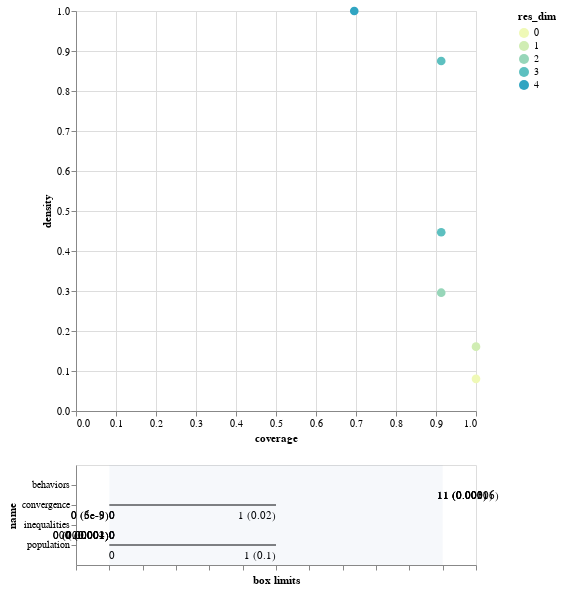

Notebook code for this chart:
### Markdown cell above
# SSP4

### Code cell
from ema_workbench.analysis import prim
from ema_workbench.util import ema_logging
import matplotlib.pyplot as plt

x = df_rozenberg.iloc[:,0:7] 
y = df_rozenberg.iloc[:,10].values >=1

prim_alg = prim.Prim(x, y, threshold=0.8, peel_alpha=0.1)
box1 = prim_alg.find_box()

box1.show_tradeoff()
print(box1.resample(4))
box1.inspect(4)
box1.inspect(4, style='graph')

plt.show()
box1.inspect_tradeoff()

### Figure 1 — Vega-Lite specification as saved in the notebook (floating-point values rounded to 4 significant figures)
{"config": {"view": {"continuousWidth": 400, "continuousHeight": 300}}, "vconcat": [{"data": {"name": "data-0ae69af40f66dd131ecb6ef9ad39eedc"}, "mark": {"type": "circle", "size": 75}, "encoding": {"color": {"type": "ordinal", "field": "res_dim", "scale": {"range": ["#eff9b6", "#d0edb3", "#97d6b9", "#5dc0c0", "#31a5c2", "#1f80b8", "#2354a3", "#21318d"]}}, "opacity": {"condition": {"value": 1, "selection": "selector004"}, "value": 0.4}, "tooltip": [{"type": "ordinal", "field": "id"}, {"type": "quantitative", "field": "coverage", "format": ".2"}, {"type": "quantitative", "field": "density", "format": ".2"}, {"type": "ordinal", "field": "res_dim"}], "x": {"type": "quantitative", "field": "coverage"}, "y": {"type": "quantitative", "field": "density"}}, "height": 400, "selection": {"selector004": {"type": "single", "fields": ["id"]}}, "width": 400}, {"layer": [{"data": {"name": "data-8781c1ff7b30627a7f3b6598216f6a4d"}, "mark": "rule", "encoding": {"x": {"type": "quantitative", "axis": {"grid": false, "labels": false, "title": "box limits"}, "field": "x_lower", "scale": {"domain": [0, 1], "padding": 0.1}}, "x2": {"field": "x_upper"}, "y": {"type": "nominal", "field": "name", "scale": {"padding": 1.0}}}, "transform": [{"calculate": "(datum.x1-datum.minimum)/(datum.maximum-datum.minimum)", "as": "x_lower"}, {"calculate": "(datum.x2-datum.minimum)/(datum.maximum-datum.minimum)", "as": "x_upper"}, {"filter": {"selection": "selector004"}}], "width": 400}, {"data": {"name": "data-8781c1ff7b30627a7f3b6598216f6a4d"}, "mark": {"type": "text", "align": "left", "baseline": "top", "dy": 5}, "encoding": {"text": {"type": "ordinal", "field": "text"}, "x": {"type": "quantitative", "axis": {"grid": false, "labels": false, "title": "box limits"}, "field": "x_lower", "scale": {"domain": [0, 1], "padding": 0.1}}, "x2": {"field": "x_upper"}, "y": {"type": "nominal", "field": "name", "scale": {"padding": 1.0}}}, "transform": [{"calculate": "(datum.x1-datum.minimum)/(datum.maximum-datum.minimum)", "as": "x_lower"}, {"calculate": "(datum.x2-datum.minimum)/(datum.maximum-datum.minimum)", "as": "x_upper"}, {"filter": {"selection": "selector004"}}, {"calculate": "datum.qp_lower>0?format(datum.x1, \".2\")+\" (\"+format(datum.qp_lower, \".1~g\")+\")\" :format(datum.x1, \".2\")", "as": "text"}], "width": 400}, {"data": {"name": "data-8781c1ff7b30627a7f3b6598216f6a4d"}, "mark": {"type": "text", "align": "right", "baseline": "top", "dy": 5}, "encoding": {"text": {"type": "ordinal", "field": "text"}, "x": {"type": "quantitative", "field": "x_upper"}, "x2": {"field": "x_upper"}, "y": {"type": "nominal", "field": "name", "scale": {"padding": 1.0}}}, "transform": [{"calculate": "(datum.x1-datum.minimum)/(datum.maximum-datum.minimum)", "as": "x_lower"}, {"calculate": "(datum.x2-datum.minimum)/(datum.maximum-datum.minimum)", "as": "x_upper"}, {"filter": {"selection": "selector004"}}, {"calculate": "datum.qp_upper>0?format(datum.x2, \".2\")+\" (\"+format(datum.qp_upper, \".1\")+\")\" :format(datum.x2, \".2\")", "as": "text"}], "width": 400}, {"data": {"name": "data-bb8d07f6df3d47a6a475317795287b23"}, "mark": {"type": "rect", "opacity": 0.05}, "encoding": {"x": {"type": "quantitative", "field": "start"}, "x2": {"field": "end"}}}, {"data": {"name": "data-d751713988987e9331980363e24189ce"}, "mark": "point", "encoding": {"x": {"type": "quantitative", "field": "x"}, "y": {"type": "nominal", "field": "name"}}, "transform": [{"filter": {"selection": "selector004"}}], "width": 400}, {"data": {"name": "data-d751713988987e9331980363e24189ce"}, "mark": {"type": "text", "align": "center", "baseline": "top", "dy": 5}, "encoding": {"text": {"type": "nominal", "field": "item"}, "x": {"type": "quantitative", "field": "x"}, "y": {"type": "nominal", "field": "name"}}, "transform": [{"filter": {"selection": "selector004"}}], "width": 400}]}], "$schema": "https://vega.github.io/schema/vega-lite/v4.8.1.json", "datasets": {"data-0ae69af40f66dd131ecb6ef9ad39eedc": [{"coverage": 1.0, "density": 0.08042, "id": 0, "mass": 1.0, "mean": 0.08042, "res_dim": 0}, {"coverage": 1.0, "density": 0.1608, "id": 1, "mass": 0.5, "mean": 0.1608, "res_dim": 1}, {"coverage": 0.913, "density": 0.2958, "id": 2, "mass": 0.2483, "mean": 0.2958, "res_dim": 2}, {"coverage": 0.913, "density": 0.4468, "id": 3, "mass": 0.1643, "mean": 0.4468, "res_dim": 3}, {"coverage": 0.913, "density": 0.875, "id": 4, "mass": 0.08392, "mean": 0.875, "res_dim": 3}, {"coverage": 0.6957, "density": 1.0, "id": 5, "mass": 0.05594, "mean": 1.0, "res_dim": 4}], "data-8781c1ff7b30627a7f3b6598216f6a4d": [{"x1": 0.0, "x2": 0.0, "name": "inequalities", "id": 1, "minimum": 0.0, "maximum": 1.0, "qp_lower": -1.0, "qp_upper": 0.001099}, {"x1": 0.0, "x2": 0.0, "name": "inequalities", "id": 2, "minimum": 0.0, "maximum": 1.0, "qp_lower": -1.0, "qp_upper": 0.001096}, {"x1": 1.0, "x2": 1.0, "name": "behaviors", "id": 2, "minimum": 0.0, "maximum": 1.0, "qp_lower": 0.003161, "qp_upper": -1.0}, {"x1": 0.0, "x2": 0.0, "name": "inequalities", "id": 3, "minimum": 0.0, "maximum": 1.0, "qp_lower": -1.0, "qp_upper": 0.0003908}, {"x1": 0.0, "x2": 1.0, "name": "convergence", "id": 3, "minimum": 0.0, "maximum": 2.0, "qp_lower": -1.0, "qp_upper": 0.01527}, {"x1": 1.0, "x2": 1.0, "name": "behaviors", "id": 3, "minimum": 0.0, "maximum": 1.0, "qp_lower": 0.001208, "qp_upper": -1.0}, {"x1": 0.0, "x2": 0.0, "name": "inequalities", "id": 4, "minimum": 0.0, "maximum": 1.0, "qp_lower": -1.0, "qp_upper": 1.158e-05}, {"x1": 0.0, "x2": 0.0, "name": "convergence", "id": 4, "minimum": 0.0, "maximum": 2.0, "qp_lower": -1.0, "qp_upper": 5.815e-09}, {"x1": 1.0, "x2": 1.0, "name": "behaviors", "id": 4, "minimum": 0.0, "maximum": 1.0, "qp_lower": 6.337e-05, "qp_upper": -1.0}, {"x1": 0.0, "x2": 0.0, "name": "inequalities", "id": 5, "minimum": 0.0, "maximum": 1.0, "qp_lower": -1.0, "qp_upper": 1.526e-05}, {"x1": 0.0, "x2": 0.0, "name": "convergence", "id": 5, "minimum": 0.0, "maximum": 2.0, "qp_lower": -1.0, "qp_upper": 3.254e-08}, {"x1": 0.0, "x2": 1.0, "name": "population", "id": 5, "minimum": 0.0, "maximum": 2.0, "qp_lower": -1.0, "qp_upper": 0.1181}, {"x1": 1.0, "x2": 1.0, "name": "behaviors", "id": 5, "minimum": 0.0, "maximum": 1.0, "qp_lower": 0.0001005, "qp_upper": -1.0}], "data-bb8d07f6df3d47a6a475317795287b23": [{"end": 1, "start": 0}], "data-d751713988987e9331980363e24189ce": []}}
